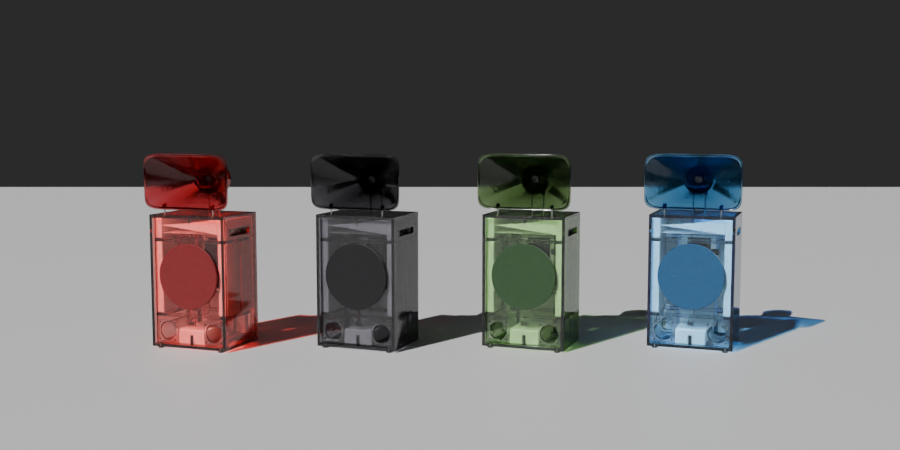
#> input picture spinoffs/barkhorn/asset/link_example.png, 900 x 450 px
$ python post.py ../asset/link_example.png out.png
#> lines starting #> are read from the running program, lines starting #| are printed output that depends on the picture; after the words box and inside, x2 and y2 are one past the last pixel; in counts of white or black regions, pixels touching at a corner belong together
"""Room 31's photographic finish: what a lens and a sensor add to a frame and a path tracer does not, applied after the
engine (render.py) and before the critic, so the critic judges what ships.

    python3 spinoffs/barkhorn/room31/post.py IN.png OUT.png [--grain 1.4] [--vignette 0.22] [--bloom 0.05]

- vignette: the lens's natural fall-off, `vignette` stops at the corners, on a cos^4-like curve;
- bloom: the glow a real lens gives a bright patch (light scattered in the glass), `bloom` of a wide blur of what lies
  above 200 added back;
- grain: fine luminance noise, `grain` levels (sRGB, 1 sigma) at mid-grey and less in the deep shadows and highlights,
  the same seed every time, so a frame and its re-render match.
- green trim: saturation in the greens eased by `trim` in the mid-tones (the lit cabinets' lime toward their sage).
Nothing else moves colour: every other operation is on luminance or a neutral gain in linear light.
"""
import argparse

import numpy as np
from PIL import Image, ImageFilter


def lin(a):
    return np.where(a <= 0.04045, a / 12.92, ((a + 0.055) / 1.055) ** 2.4)


def srgb(a):
    a = np.clip(a, 0, 1)
    return np.where(a <= 0.0031308, a * 12.92, 1.055 * a ** (1 / 2.4) - 0.055)


def green_trim(a, amount):
    """Saturation in the greens (hue 75-165 deg) eased by `amount` in the mid-tones (luminance 90-210 of 255), as a
    retoucher trims a colour the grade has pushed past its swatch (the cabinets' lime toward their sage)."""
#> called with amount = 0.3
    mx = a.max(-1); mn = a.min(-1); c = mx - mn
    r, g, b = a[..., 0], a[..., 1], a[..., 2]
    h = np.zeros_like(mx)
    m = c > 1e-6
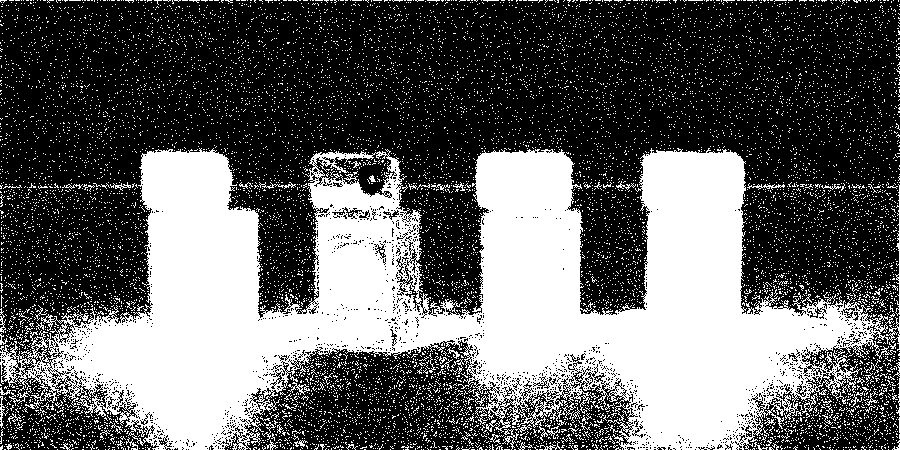
#> m: shape (450, 900) bool; 38.1% white; 11340 white regions (11260 under 20 px), largest, box (x1, y1, x2, y2) and area: (0, 148, 900, 450) 132098, (895, 184, 900, 316) 205, (502, 429, 519, 450) 103
    hr = np.where(mx == r, ((g - b) / np.maximum(c, 1e-6)) % 6, 0)
    hg = np.where(mx == g, (b - r) / np.maximum(c, 1e-6) + 2, 0)
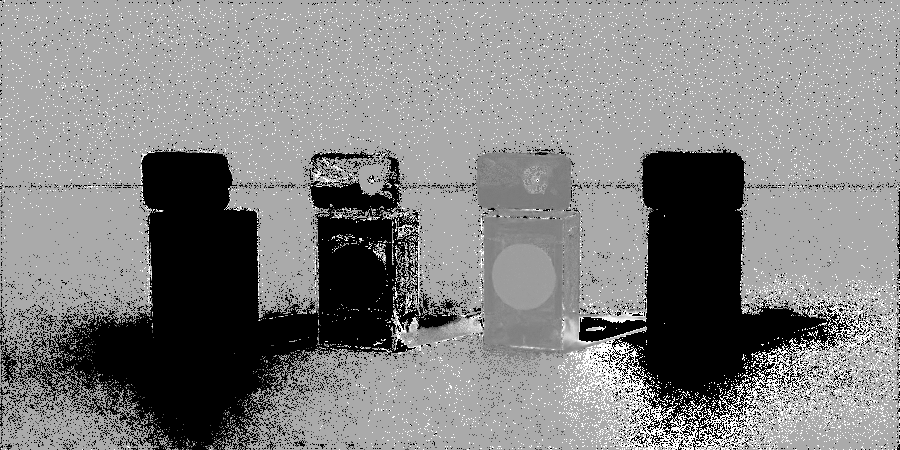
#> hg: shape (450, 900) float32; min 0, max 3, mean 1.55; drawn with min black and max white
    hb = np.where(mx == b, (r - g) / np.maximum(c, 1e-6) + 4, 0)
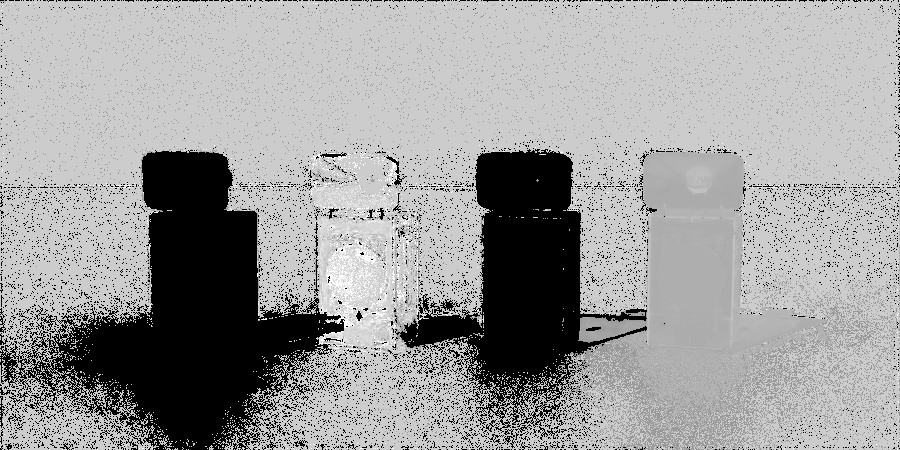
#> hb: shape (450, 900) float32; min 0, max 5, mean 3.09; drawn with min black and max white
    h = np.where(mx == r, hr, np.where(mx == g, hg, hb)) * 60.0
    Y = a @ np.array([0.2126, 0.7152, 0.0722], np.float32)
    wh = np.clip(1 - np.abs(h - 120) / 45.0, 0, 1) ** 0.5
    wl = np.clip((Y * 255 - 90) / 30, 0, 1) * np.clip((210 - Y * 255) / 30, 0, 1)
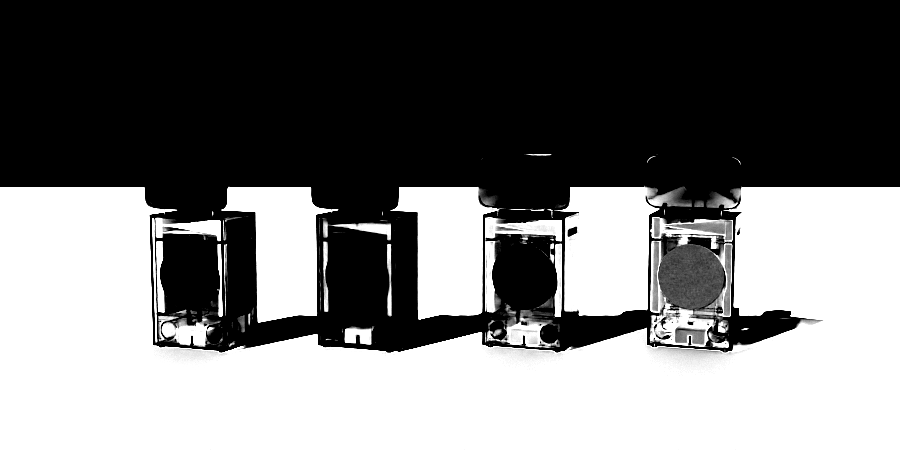
#> wl: shape (450, 900) float32; min 0, max 1, mean 0.454
    k = (amount * wh * wl * m)[..., None]
    return a + (Y[..., None] - a) * k


def finish(img, grain=1.4, vignette=0.22, bloom=0.05, seed=31, trim=0.0):
    a = np.asarray(img.convert('RGB'), np.float32) / 255.0
    if trim > 0:
        a = np.clip(green_trim(a, trim), 0, 1)
    H, W, _ = a.shape
#> H = 450; W = 900
    L = lin(a)
#> in lin, `return np.where(a <= 0.04045, a / 12.92, ((a + 0.055) / 1.055) ** 2.4)`:
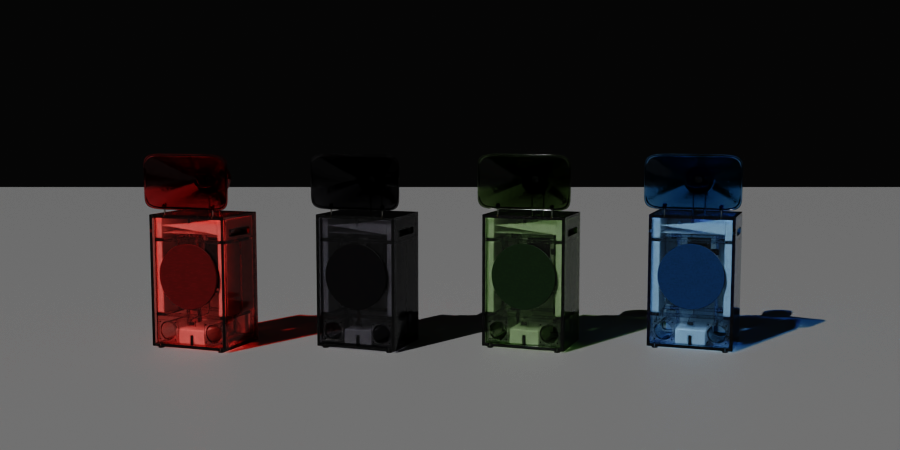
#> returned value: shape (450, 900, 3) float32; mean of channels 0, 1, 2 0.215, 0.211, 0.212; drawn as R, G, B
    # vignette: stops of fall-off by normalised radius (corner = 1)
    yy, xx = np.mgrid[0:H, 0:W].astype(np.float32)
    r = np.hypot((xx - W / 2) / (W / 2), (yy - H / 2) / (H / 2)) / np.sqrt(2)
    L *= (2.0 ** (-vignette * r ** 2.2))[..., None]
    # bloom: highlights blurred wide and added back
    if bloom > 0:
        hi = np.clip(srgb(L) - 200 / 255.0, 0, None) / (55 / 255.0)
        hi_img = Image.fromarray((np.clip(hi, 0, 1) * 255).astype(np.uint8))
        rad = max(2, W // 90)
#> rad = 10
        bl = np.asarray(hi_img.filter(ImageFilter.GaussianBlur(rad)), np.float32) / 255.0
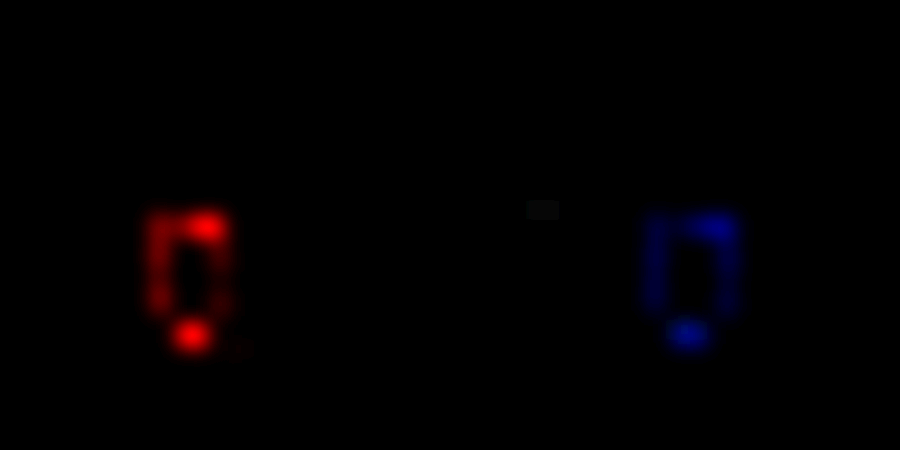
#> bl: shape (450, 900, 3) float32; mean R, G, B 0.00136, 1.57e-05, 0.000805; drawn with min black and max white
        L += bloom * bl * L.mean(axis=(0, 1), keepdims=True) * 4.0
#> L: shape (450, 900, 3) float32; mean R, G, B 0.21, 0.206, 0.208
    out = srgb(L)
    # grain, on luminance, weighted toward the midtones
    if grain > 0:
        rng = np.random.default_rng(seed)
        n = rng.normal(0, grain / 255.0, (H, W)).astype(np.float32)
        Y = out @ np.array([0.2126, 0.7152, 0.0722], np.float32)
        w = 4 * Y * (1 - Y)
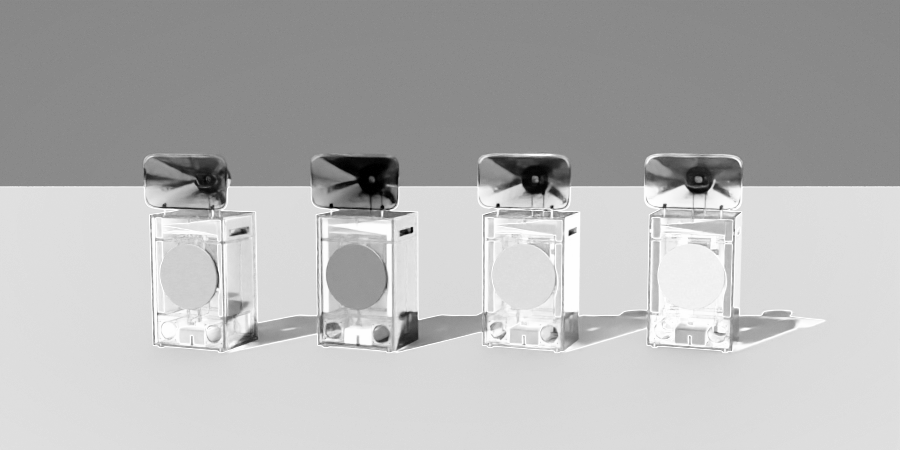
#> w: shape (450, 900) float32; min 0, max 1, mean 0.712
        out = out + (n * w)[..., None]
    return Image.fromarray((np.clip(out, 0, 1) * 255 + 0.5).astype(np.uint8))
#> returned value: PIL image 900x450 RGB


def main():
    ap = argparse.ArgumentParser()
    ap.add_argument('src'); ap.add_argument('dst')
    ap.add_argument('--grain', type=float, default=1.4)
    ap.add_argument('--vignette', type=float, default=0.1)
    ap.add_argument('--bloom', type=float, default=0.03)
    ap.add_argument('--trim', type=float, default=0.3)
    a = ap.parse_args()
    finish(Image.open(a.src), a.grain, a.vignette, a.bloom, trim=a.trim).save(a.dst, optimize=True)
    print(a.dst)


if __name__ == '__main__':
    main()
